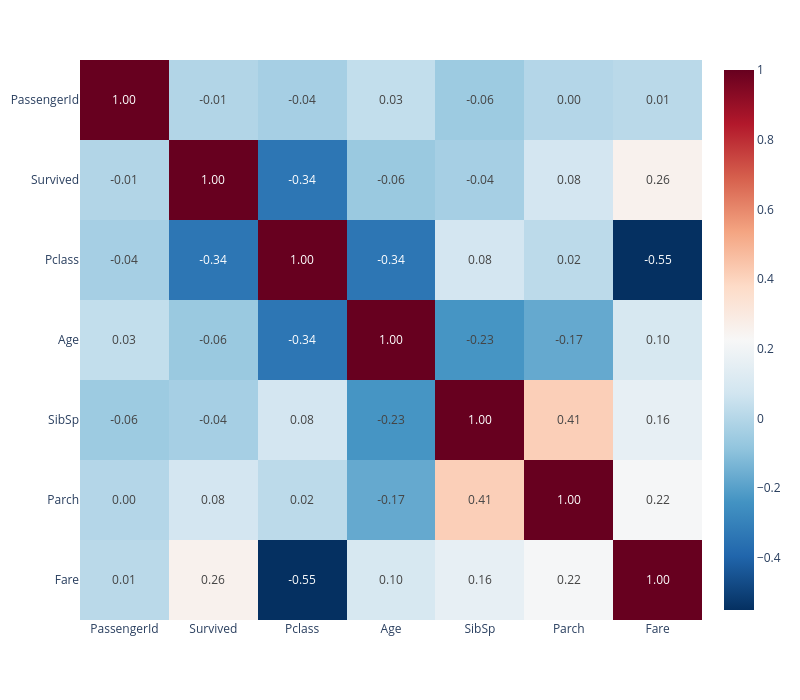

The notebook cell saved with this chart:
### Code cell
import plotly.express as px

corr_matrix = df.select_dtypes(include=['number']).corr()

fig = px.imshow(corr_matrix,
                text_auto='.2f',
                aspect="auto",
                color_continuous_scale='RdBu_r'
                )

fig.update_layout(width=800, height=700)

fig.show()

### Figure 1 — Plotly figure (JSON) as saved in the notebook; plotly's stock layout.template omitted (floating-point values rounded to 4 significant figures)
{"data": [{"coloraxis": "coloraxis", "hovertemplate": "x: %{x}<br>y: %{y}<br>color: %{z}<extra></extra>", "name": "0", "texttemplate": "%{z:.2f}", "type": "heatmap", "x": ["PassengerId", "Survived", "Pclass", "Age", "SibSp", "Parch", "Fare"], "xaxis": "x", "y": ["PassengerId", "Survived", "Pclass", "Age", "SibSp", "Parch", "Fare"], "yaxis": "y", "z": [[1, -0.005007, -0.03514, 0.03421, -0.05753, -0.001652, 0.01266], [-0.005007, 1, -0.3385, -0.06491, -0.03532, 0.08163, 0.2573], [-0.03514, -0.3385, 1, -0.3399, 0.08308, 0.01844, -0.5495], [0.03421, -0.06491, -0.3399, 1, -0.2333, -0.1725, 0.09669], [-0.05753, -0.03532, 0.08308, -0.2333, 1, 0.4148, 0.1597], [-0.001652, 0.08163, 0.01844, -0.1725, 0.4148, 1, 0.2162], [0.01266, 0.2573, -0.5495, 0.09669, 0.1597, 0.2162, 1]]}], "layout": {"coloraxis": {"colorscale": [[0, "rgb(5,48,97)"], [0.1, "rgb(33,102,172)"], [0.2, "rgb(67,147,195)"], [0.3, "rgb(146,197,222)"], [0.4, "rgb(209,229,240)"], [0.5, "rgb(247,247,247)"], [0.6, "rgb(253,219,199)"], [0.7, "rgb(244,165,130)"], [0.8, "rgb(214,96,77)"], [0.9, "rgb(178,24,43)"], [1, "rgb(103,0,31)"]]}, "height": 700, "margin": {"t": 60}, "width": 800, "xaxis": {"anchor": "y", "domain": [0, 1]}, "yaxis": {"anchor": "x", "autorange": "reversed", "domain": [0, 1]}}}
